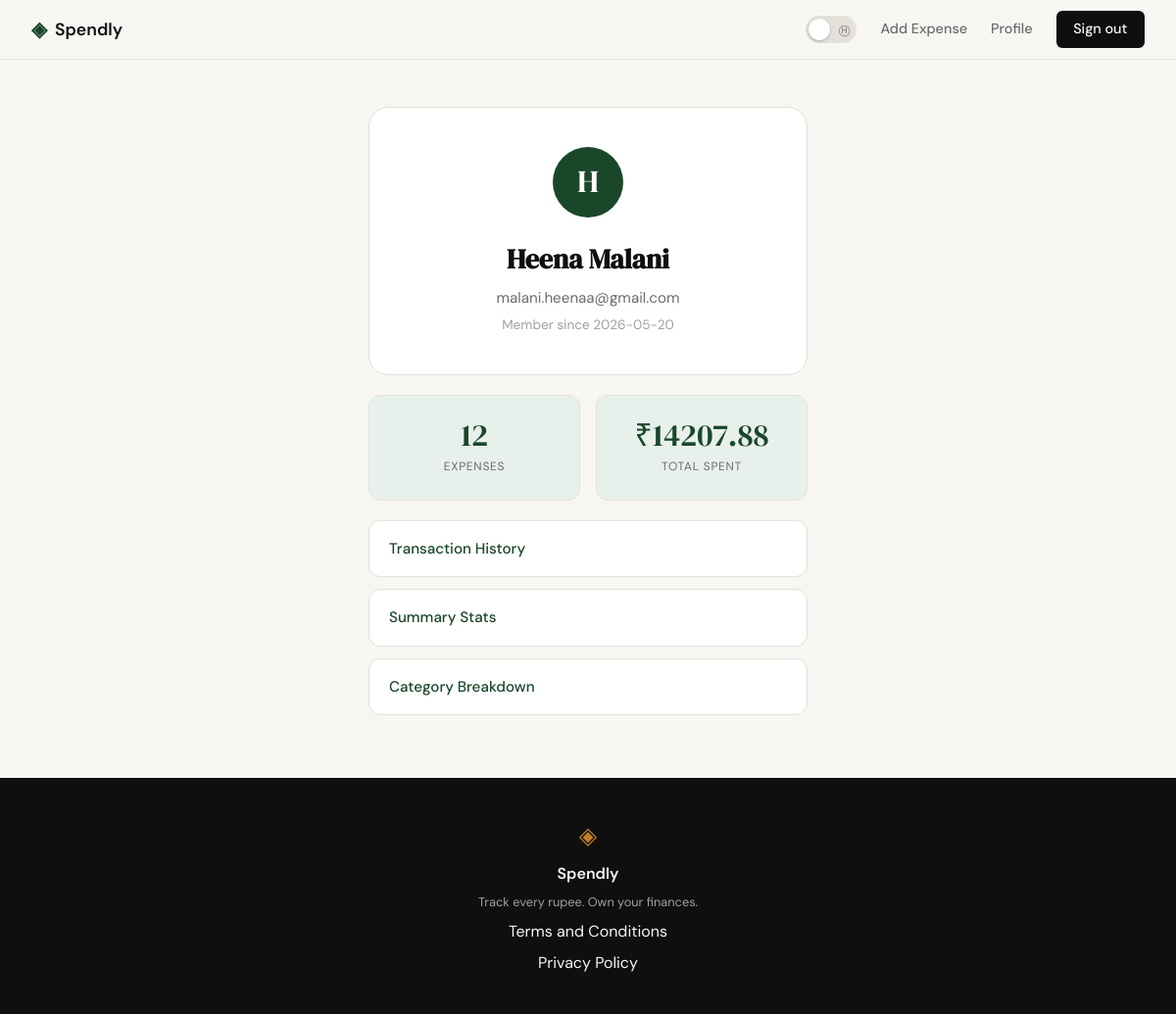
The app's page /profile (signed in) with its own data.
### tables this page shows
CREATE TABLE users (
            id         INTEGER PRIMARY KEY AUTOINCREMENT,
            name       TEXT    NOT NULL,
            email      TEXT    NOT NULL UNIQUE,
            password   TEXT    NOT NULL,
            created_at TIMESTAMP DEFAULT CURRENT_TIMESTAMP,
            updated_at TIMESTAMP DEFAULT CURRENT_TIMESTAMP
        );

### app.py (the view)
@app.route("/profile")
@login_required
def profile():
    conn = get_db()
    try:
        user = conn.execute(
            "SELECT id, name, email, created_at FROM users WHERE id = ?",
            (session["user_id"],)
        ).fetchone()
        stats = conn.execute(
            "SELECT COUNT(*) AS count, COALESCE(SUM(amount), 0) AS total FROM expenses WHERE user_id = ?",
            (session["user_id"],)
        ).fetchone()
    finally:
        conn.close()
    return render_template("profile.html", user=user, stats=stats)

### app.py (called while the page is built)
def login_required(f):
    @wraps(f)
    def decorated(*args, **kwargs):
        if "user_id" not in session:
            flash("Please sign in to continue.", "error")
            return redirect(url_for("login"))
        return f(*args, **kwargs)
    return decorated

### database/db.py (called while the page is built)
def get_db():
    conn = sqlite3.connect(DATABASE)
    conn.row_factory = sqlite3.Row
    conn.execute("PRAGMA foreign_keys = ON")
    return conn

### templates/profile.html (shortened to what this page needs)
{% extends "base.html" %}
{% block head %}
<link rel="stylesheet" href="{{ url_for('static', filename='css/profile.css') }}">
{% endblock %}
{% block content %}
<div class="profile-container">
  <div class="profile-card">
    <div class="profile-avatar">{{ user['name'][0].upper() }}</div>
    <h1 class="profile-name">{{ user['name'] }}</h1>
    <p class="profile-email">{{ user['email'] }}</p>
    <p class="profile-since">Member since {{ user['created_at'][:10] }}</p>
  </div>
  <div class="stats-grid">
    <div class="stat-card">
      <span class="stat-value">{{ stats['count'] }}</span>
      <span class="stat-label">Expenses</span>
    </div>
    <div class="stat-card">
      <span class="stat-value">&#8377;{{ "%.2f"|format(stats['total']) }}</span>
      <span class="stat-label">Total Spent</span>
    </div>
  </div>
  <div class="profile-nav">
    <a href="{{ url_for('transaction_history') }}" class="profile-nav-link">Transaction History</a>
    <a href="{{ url_for('summary_stats') }}" class="profile-nav-link">Summary Stats</a>
    <a href="{{ url_for('category_breakdown') }}" class="profile-nav-link">Category Breakdown</a>
  </div>
</div>
{% endblock %}

### static/css/style.css (style rules this page uses)
:root { --ink: #0f0f0f; --ink-soft: #2d2d2d; --ink-muted: #6b6b6b; --ink-faint: #a0a0a0; --paper: #f7f6f3; --paper-warm: #f0ede6; --paper-card: #ffffff; --accent: #1a472a; --accent-light: #e8f0eb; --accent-2: #c17f24; --accent-2-light: #fdf3e3; --danger: #c0392b; --danger-light: #fdecea; --border: #e4e1da; --border-soft: #eeebe4; --font-display: 'DM Serif Display', Georgia, serif; --font-body: 'DM Sans', system-ui, sans-serif; --max-width: 1200px; --auth-width: 440px; --radius-sm: 6px; --radius-md: 12px; --radius-lg: 20px; }
*, *::before, *::after { box-sizing: border-box; margin: 0; padding: 0; }
html { font-size: 16px; scroll-behavior: smooth; }
body { background: var(--paper); color: var(--ink); font-family: var(--font-body); font-size: 1rem; line-height: 1.6; -webkit-font-smoothing: antialiased; }
a { color: inherit; text-decoration: none; }

### static/css/profile.css (style rules this page uses)
.profile-container { max-width: 480px; margin: 0 auto; padding: 3rem 1rem 4rem; }
.profile-card { background: var(--paper-card); border: 1px solid var(--border); border-radius: var(--radius-lg); padding: 2.5rem 2rem; text-align: center; }
.profile-avatar { width: 72px; height: 72px; border-radius: 50%; background: var(--accent); color: var(--paper-card); font-family: var(--font-display); font-size: 2rem; display: flex; align-items: center; justify-content: center; margin: 0 auto 1.25rem; }
.profile-name { font-family: var(--font-display); font-size: 1.75rem; color: var(--ink); margin: 0 0 0.35rem; }
.profile-email { font-size: 0.95rem; color: var(--ink-muted); margin: 0 0 0.25rem; }
.profile-since { font-size: 0.85rem; color: var(--ink-faint); margin: 0; }
.stats-grid { display: grid; grid-template-columns: 1fr 1fr; gap: 1rem; margin-top: 1.25rem; }
.stat-card { background: var(--accent-light); border: 1px solid var(--border); border-radius: var(--radius-md); padding: 1.5rem 1rem; text-align: center; display: flex; flex-direction: column; gap: 0.4rem; }
.stat-value { font-family: var(--font-display); font-size: 2rem; color: var(--accent); line-height: 1; }
.stat-label { font-size: 0.75rem; color: var(--ink-muted); text-transform: uppercase; letter-spacing: 0.06em; }
.profile-nav { display: flex; flex-direction: column; gap: 0.75rem; margin-top: 1.25rem; }
.profile-nav-link { display: block; background: var(--paper-card); border: 1px solid var(--border); border-radius: var(--radius-md); padding: 1rem 1.25rem; color: var(--accent); text-decoration: none; font-size: 0.95rem; font-weight: 500; transition: background 0.15s; }

### records on screen
users: name "H", name "Heena Malani", email "malani.heenaa@gmail.com", created_at "2026-05-20"

### other values on screen
{{ stats['count'] }} "12"
{{ "%.2f"|format(stats['total']) }} "14207.88"
